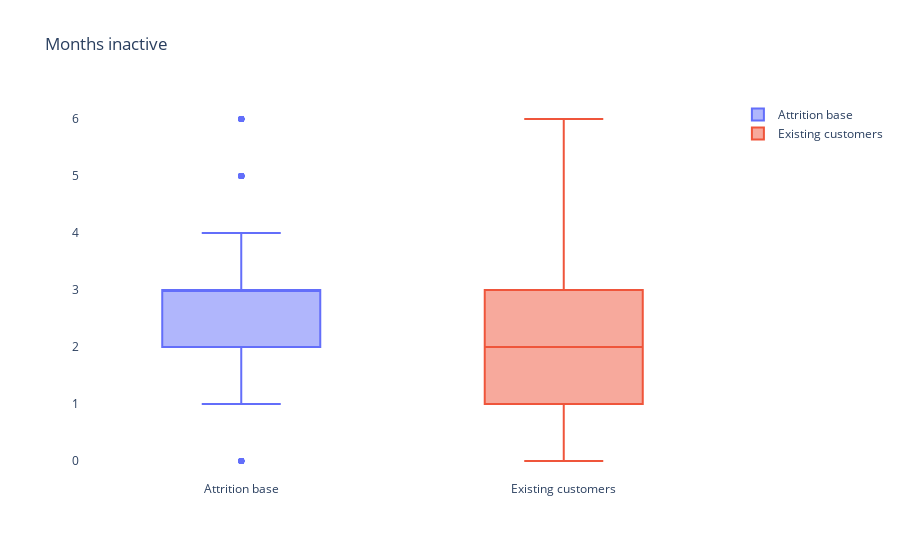

This figure's notebook cell:
### Markdown cell above
# Hypothesis 5: the attrition base have been inactive for longer than the customers who remain
Given the the attrition base is utilising the card less, do they have a sustained period of inactivity?

### Code cell
#Build the boxplot
fig7 = go.Figure()
fig7.add_trace(go.Box(y = dfatt['Months_Inactive_12_mon'], name = 'Attrition base'))
fig7.add_trace(go.Box(y = dfexis['Months_Inactive_12_mon'], name = 'Existing customers'))
fig7.update_layout(plot_bgcolor = 'white', title = 'Months inactive')
fig7.show()

### Figure 1 — Plotly figure (JSON) as saved in the notebook; plotly's stock layout.template omitted (floating-point values rounded to 4 significant figures; data arrays with more than 128 entries replaced by an {"elided": "..."} marker saying what was removed)
{"data": [{"name": "Attrition base", "type": "box", "y": {"elided": "1627 int values"}}, {"name": "Existing customers", "type": "box", "y": {"elided": "8500 int values"}}], "layout": {"plot_bgcolor": "white", "title": {"text": "Months inactive"}}}
